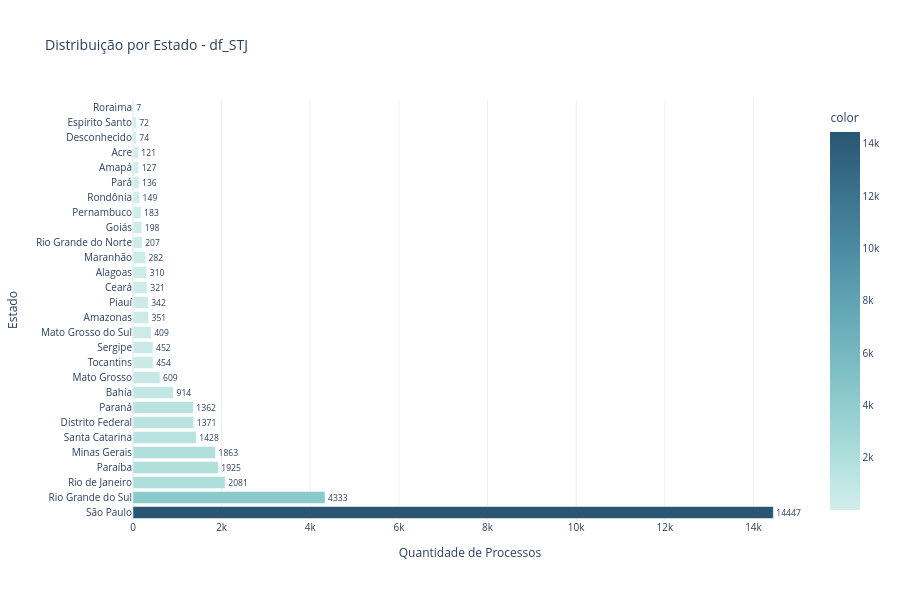

Write notebook code for a chart like this one.
### Markdown cell above
## EDA - Estados

### Code cell
estado_counts = df_stj['Estado'].value_counts()

fig = px.bar(
    x=estado_counts.values,
    y=estado_counts.index,
    orientation='h',
    title=f'Distribuição por Estado - {nome_df}',
    labels={'x': 'Quantidade de Processos', 'y': 'Estado'},
    color=estado_counts.values,
    color_continuous_scale='Teal',
    text=estado_counts.values

)

fig.update_layout(
    template='plotly_white',
    height=600,
    showlegend=False,
    font=dict(size=10)
)
fig.update_traces(textposition='outside')
fig.show()

print(f"Total de Estados: {df_stj['Estado'].nunique()}")
print(f"\nTop Estados:")
print(estado_counts)

### Figure 1 — Plotly figure (JSON) as saved in the notebook; plotly's stock layout.template omitted (floating-point values rounded to 4 significant figures)
{"data": [{"hovertemplate": "Quantidade de Processos=%{x}<br>Estado=%{y}<br>text=%{text}<br>color=%{marker.color}<extra></extra>", "legendgroup": "", "marker": {"color": [14447, 4333, 2081, 1925, 1863, 1428, 1371, 1362, 914, 609, 454, 452, 409, 351, 342, 321, 310, 282, 207, 198, 183, 149, 136, 127, 121, 74, 72, 7], "coloraxis": "coloraxis", "pattern": {"shape": ""}}, "name": "", "orientation": "h", "showlegend": false, "text": [14450.0, 4333.0, 2081.0, 1925.0, 1863.0, 1428.0, 1371.0, 1362.0, 914.0, 609.0, 454.0, 452.0, 409.0, 351.0, 342.0, 321.0, 310.0, 282.0, 207.0, 198.0, 183.0, 149.0, 136.0, 127.0, 121.0, 74.0, 72.0, 7.0], "textposition": "outside", "type": "bar", "x": [14447, 4333, 2081, 1925, 1863, 1428, 1371, 1362, 914, 609, 454, 452, 409, 351, 342, 321, 310, 282, 207, 198, 183, 149, 136, 127, 121, 74, 72, 7], "xaxis": "x", "y": ["São Paulo", "Rio Grande do Sul", "Rio de Janeiro", "Paraíba", "Minas Gerais", "Santa Catarina", "Distrito Federal", "Paraná", "Bahia", "Mato Grosso", "Tocantins", "Sergipe", "Mato Grosso do Sul", "Amazonas", "Piauí", "Ceará", "Alagoas", "Maranhão", "Rio Grande do Norte", "Goiás", "Pernambuco", "Rondônia", "Pará", "Amapá", "Acre", "Desconhecido", "Espírito Santo", "Roraima"], "yaxis": "y"}], "layout": {"barmode": "relative", "coloraxis": {"colorbar": {"title": {"text": "color"}}, "colorscale": [[0, "rgb(209, 238, 234)"], [0.1667, "rgb(168, 219, 217)"], [0.3333, "rgb(133, 196, 201)"], [0.5, "rgb(104, 171, 184)"], [0.6667, "rgb(79, 144, 166)"], [0.8333, "rgb(59, 115, 143)"], [1, "rgb(42, 86, 116)"]]}, "font": {"size": 10}, "height": 600, "legend": {"tracegroupgap": 0}, "showlegend": false, "title": {"text": "Distribuição por Estado - df_STJ"}, "xaxis": {"anchor": "y", "domain": [0, 1], "title": {"text": "Quantidade de Processos"}}, "yaxis": {"anchor": "x", "domain": [0, 1], "title": {"text": "Estado"}}}}
